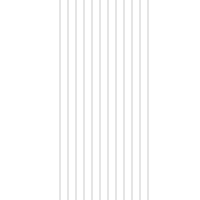

Generate this figure with Python:
import argparse
import drawsvg as draw
from numpy import array, sqrt, pi, log
from math import floor, ceil

class SimpleMaker:

    ## 比例尺：20 对应 0.5，40 对应 1

    def GenerateSimple(name, wire_length, size = 0):
        d = draw.Drawing(200,200,origin = 'center', displayInline = False)
        p = draw.Path(stroke_width=0.202, stroke='black', fill_opacity="0")

        simple_circuit = SimpleMaker(size)
        simple_circuit.makeSimple(p,wire_length)
        d.append(p)
        d.save_svg(name+".svg")

    def __init__(self,size = 0):

        self.size = size
        # self.line_width = 0.202
        self.line_width = 0.6
        self.spacing = 10
        self.pixel_scale = 3.77
        self.minimum_stitch_length = 2 * self.pixel_scale

    def makeSimple(self, path, wire_length, reverse=False):
        reverseF = -1 if reverse else 1
        if self.size > 0:
            #40单位对应1cm
            startPoint = array([-40, -180])
            # lastPoint = startPoint
            lastPoint = array([0,0])
            lastPoint[0] = startPoint[0]
            lastPoint[1] = startPoint[1]
            path.M(lastPoint[0], lastPoint[1])
            print("lastPoint1: [", lastPoint[0], ",", lastPoint[1], "]")
            for i in range (0,5):
                path.L(lastPoint[0], lastPoint[1] + 320)
                lastPoint[1] += 320
                path.L(lastPoint[0], lastPoint[1] - 320)
                lastPoint[1] -= 320
                path.L(lastPoint[0] + 16, lastPoint[1])
                lastPoint[0] += 16
            path.L(lastPoint[0], lastPoint[1] + 320)

            startPoint[0] += 8
            startPoint[1] += 360
            # lastPoint = startPoint
            lastPoint[0] = startPoint[0]
            lastPoint[1] = startPoint[1]
            path.M(lastPoint[0], lastPoint[1])
            print("lastPoint2: [", lastPoint[0], ",", lastPoint[1], "]")
            for i in range(0,5):
                path.L(lastPoint[0], lastPoint[1] - 320)
                lastPoint[1] -= 320
                path.L(lastPoint[0], lastPoint[1] + 320)
                lastPoint[1] += 320
                path.L(lastPoint[0] + 16, lastPoint[1])
                lastPoint[0] += 16
            path.L(lastPoint[0], lastPoint[1] - 320)
        else:
            raise Exception("size must be >0")



    def drawStitches(self, p, x1, y1, x2, y2):
        dx = x2 - x1
        dy = y2 - y1
        length = sqrt((dx ** 2) + (dy ** 2))
        stittches = length/self.minimum_stitch_length

        for i in range (1, floor(stittches)):
            p.L (x1 + dx/stittches*i, y1 + dy/stittches*i)
        p.L(x2,y2)

if __name__=="__main__":
    SimpleMaker.GenerateSimple("stretch_black", -8, 10)
